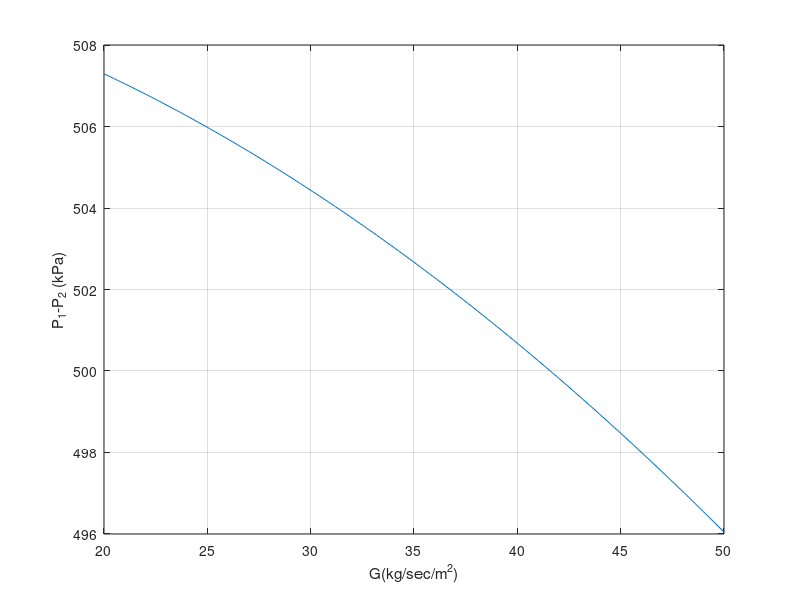

Write the MATLAB code that produced this figure.
% pressdrop.m 
di = 0.75e-2; z = 12; T = 418.15; P1 = 510; mu = 13.8e-6; M = 18; R = 8.314e-3; x0 = 400; 
G = 20:0.1:50; n = length(G); 
for k = 1:n    
Re = di*G(k)/mu; f = 1/(0.79*log(Re) - 0.64)^2;    
fP = @(x) x.^2 + (G(k)^2*R*T/M)*(f*z/di + 2*log(P1./x)) - P1^2; % define eqn.    
P2(k) = fsolve(fP,x0); % use the built-in solver fsolve to solve the eqn. 
end 
plot(G, P2), grid, xlabel('G(kg/sec/m^2)'), ylabel('P_1-P_2 (kPa)')  
